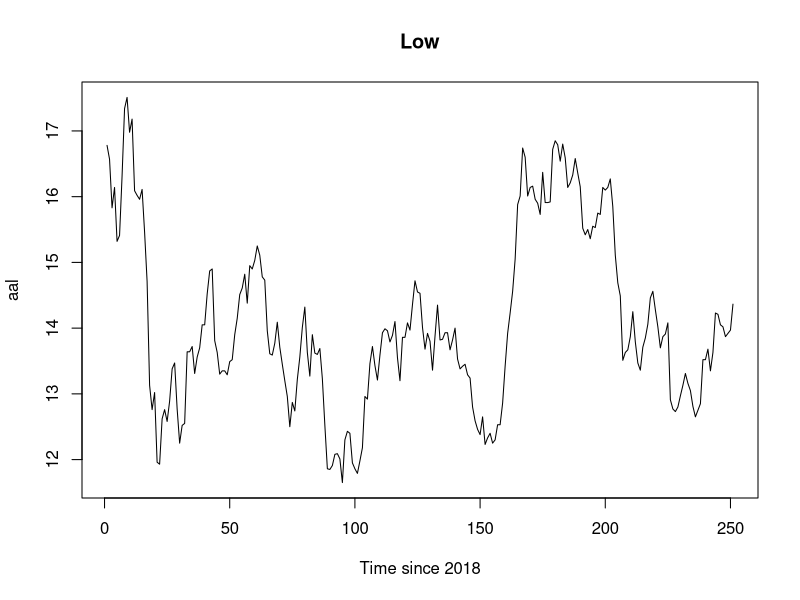
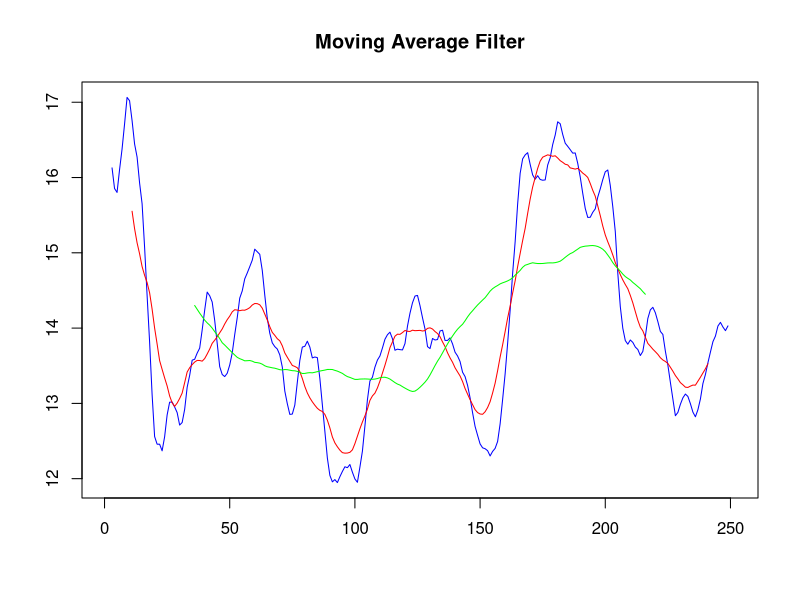
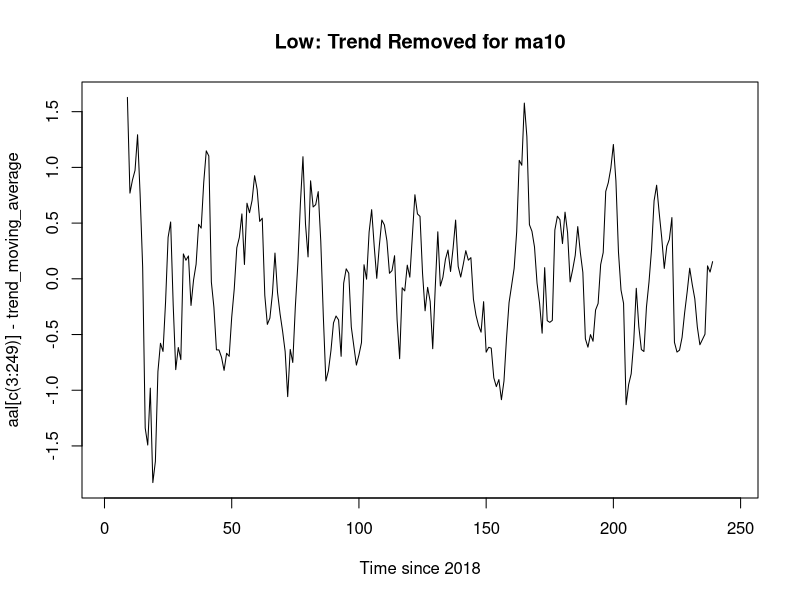
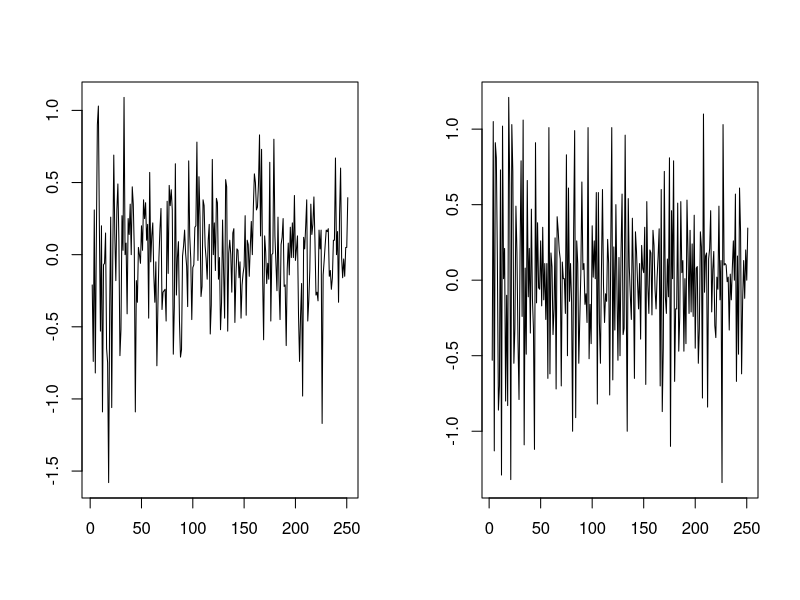
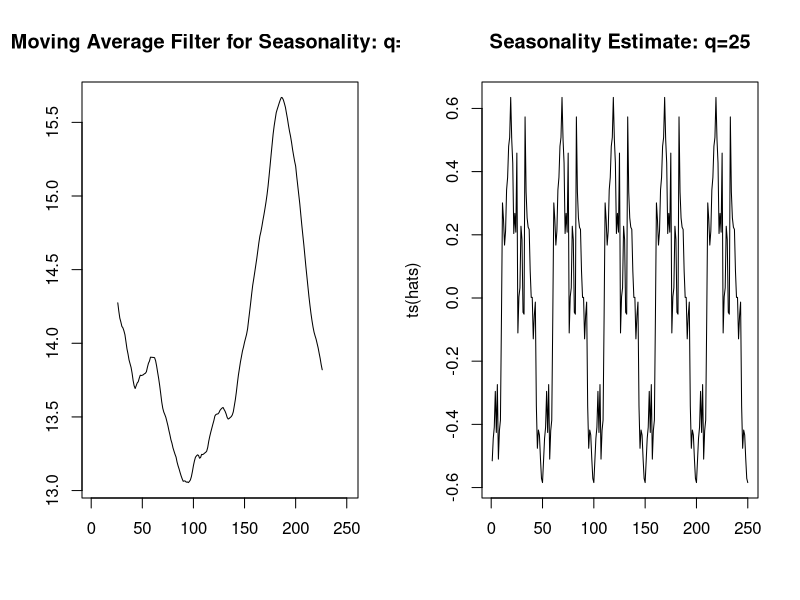
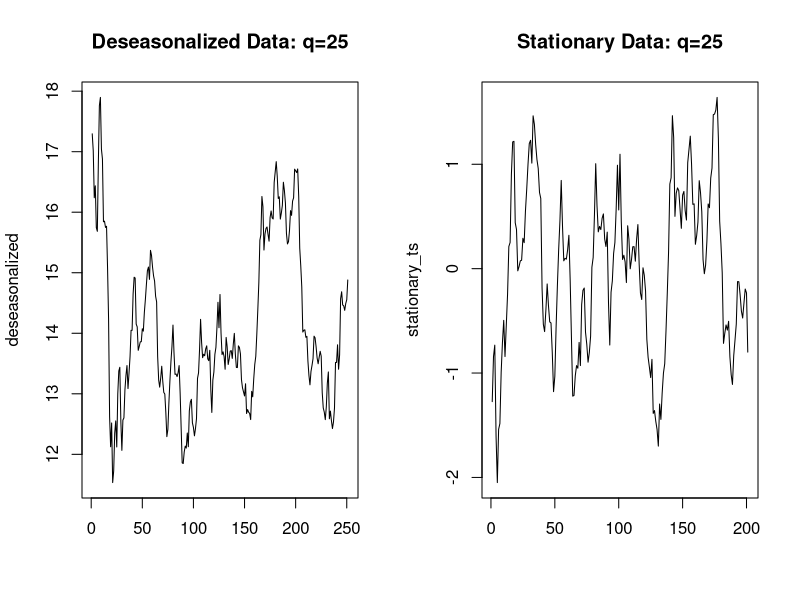
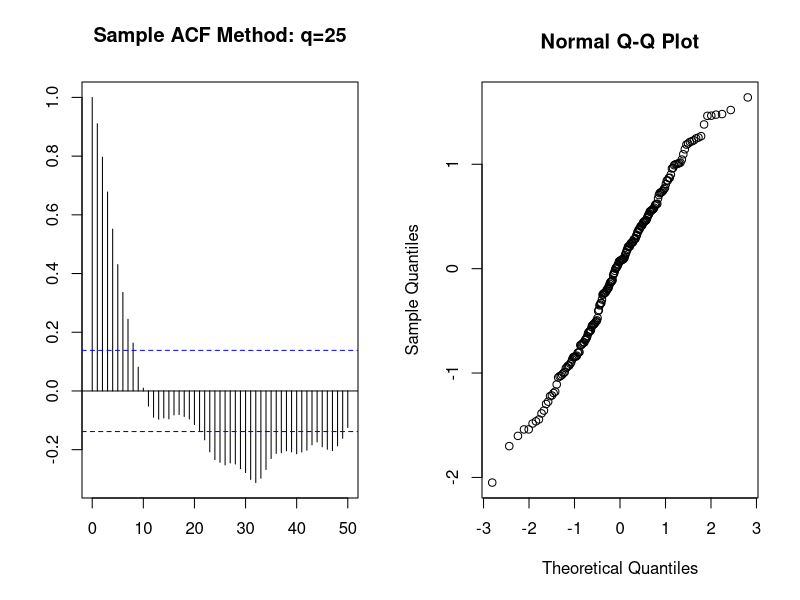
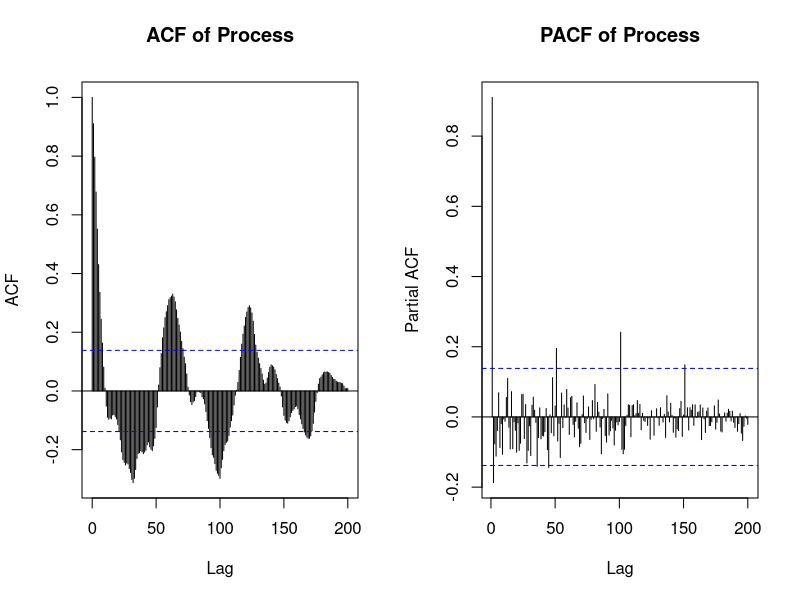

Here is the R script that generated these plots, in order:
setwd('/Users/aravindkotikelapudi/Desktop/School_Work/Spring_2023/STA_137/Project')
setwd('STA-137-Final-Project')
#We are installing and/or loading the necessary graphing packages
install.packages('ggplot2')
library(ggplot2)
library(gridExtra)

aal_table <- read.csv('AAL.csv')
t <- 1:nrow(aal_table)
aal_low <- aal_table$Low
aal <- ts(aal_low)

#Plotting the time series
t <- 1:nrow(aal_table)
plot.ts(aal, xlab="Time since 2018",main='Low' )






#Smooth components: Trend

#Moving average filter
ma2 = filter(aal, sides=2, rep(1,5)/5)
ma10 = filter(aal, sides=2, rep(1,21)/21)
ma35 = filter(aal, sides=2, rep(1,71)/71)
plot(t, ma2, xlab="", ylab="",type="l", col='blue', main='Moving Average Filter')
lines(t,ma10, col='red'); lines(t,ma35, col='green')
#legend(1, 95, legend=c("Filter size: 2", "Filter size: 10", "Filter size: 35"),
       #col=c("blue", "red", "green"), lty=1:2, cex=0.8)

trend_moving_average = ma10[c(3:249)]

plot.ts(aal[c(3:249)]-trend_moving_average, xlab="Time since 2018",main='Low: Trend Removed for ma10' )

#Difference operator method
d1 = diff(aal)
d2 = diff(d1)
par(mfrow=c(1,2))
plot.ts(d1, xlab="", ylab="")
plot.ts(d2, xlab="", ylab="")

mean(d1)
mean(d2)





#Removing Seasonality

#Applying a moving average filter with size q=d/2 (d is roughly 50), N=5
ma25 = filter(aal, sides=2, rep(1,51)/51)
plot(t, ma25, xlab="", ylab="",type="l", main='Moving Average Filter for Seasonality: q=25')

A = matrix(aal_low, ncol=50, byrow="TRUE")
M = matrix(ma25, ncol=50, byrow="TRUE")
mu = array(0,50)
for (k in 1:25) mu[k] = sum(A[2:5,k]-M[2:5,k])/4
for (k in 26:50) mu[k] = sum(A[1:4,k]-M[1:4,k])/4
hats = rep(mu-mean(mu),5)

plot.ts(ts(hats), xlab="",main='Seasonality Estimate: q=25' )

deseasonalized <- aal_low - hats
deseasonalized_ts <- ts(deseasonalized)
plot.ts(deseasonalized, xlab="",main='Deseasonalized Data: q=25' )






#Deseasonalized and detrended
stationary <- deseasonalized- as.numeric(ma25)
stationary <- stationary[26:226]  #Edge values are cut off
stationary_ts <- ts(stationary)
plot.ts(stationary_ts, xlab="",main='Stationary Data: q=25' )
  




  
#Analyzing residuals

#Sample ACF
acf(stationary, lag=50, xlab="", ylab="", main="Sample ACF Method: q=25")

#Portmanteau Test
Box.test(stationary, lag=20, type="Ljung")

#QQ Plot
qq <- qqnorm(stationary)
R2 <- sum((qq$y-mean(qq$y))*qq$x)^2/(sum((qq$y-mean(qq$y))^2)*sum(qq$x^2))
R2






#ARMA Models
mean(stationary_ts) #about zero

acf(stationary_ts, lag=250, main='ACF of Process')
pacf(stationary_ts, lag=400, main='PACF of Process')

#AR(1) process
fit.aal_1 = ar.ols(stationary_ts, aic=F, order.max=1, demean=F, intercept=T)
fit.aal_1
fit.aal_1$asy.se
#coefficients: 0.002463, 0.9151

#AR(2) process
fit.aal_2 = ar.ols(stationary_ts, aic=F, order.max=2, demean=F, intercept=T)
fit.aal_2
fit.aal_2$asy.se
#coefficients: -0.0003499, 1.1503, -0.2502

#Testing out both processes
#AR(1)
ar1.acf = ARMAacf(ar=c(0.9151), ma=0, 50)
ar1.pacf = ARMAacf(ar=c(0.9151), ma=0, 50, pacf=T)
ar1 = arima.sim(list(order=c(1,0,0), ar=0.9151), n=50)
plot.ts(ar1, main='Simulated AR(1) process: q=25' )
plot.ts(ts(ar1.acf), main='Simulated AR(1) acf: q=25' )
plot.ts(ts(ar1.pacf), main='Simulated AR(1) pacf: q=25' )
#AR(2)
ar2.acf = ARMAacf(ar=c(1.1503, -0.2502), ma=0, 50)
ar2.pacf = ARMAacf(ar=c(1.1503, -0.2502), ma=0, 50, pacf=T)
ar2 = arima.sim(list(order=c(2,0,0), ar=c(1.1503, -0.2502)), n=50)
plot.ts(ar2, main='Simulated AR(2) process: q=25' )
plot(ts(ar2.acf), main='Simulated AR(2) acf: q=25' )
plot(ts(ar2.pacf), main='Simulated AR(2) pacf: q=25' )

#PROPERTIES OF ARMA PROCESSES
#ACF is 1 then slowly oscillates around 0.2, PACF is 1 then drops drastically to around 0
#AR(1) or AR(2) process: ACF tails off, and PACF cuts off after lag 1

#Looks like mean is moving
#Linear process: mean of 0 and ACVH is h dependent
#AR(1) process: mean of zero and ACF rh0(h) = psi^h (coefficients)
#Exponential decay of psi coefficients typical of ARMA processes

#AR(p): ACF tails off, PACF cuts off after lag p
#MA(q): ACF cuts off after lag q, PACF tails off
#ARMA(p,q): Both tail off

#Since PACF doesn't actually cut off, PACF isn't exactly AR(1) process


#Seeing if residuals conform to white noise
#AR(1)
ar1 = arima.sim(list(order=c(1,0,0), ar=0.9151), n=201)
final_residuals_ar1 <- stationary_ts - ar1
plot.ts(final_residuals_ar1, main='Final Residuals with AR(1) Process Removed: q=25' )
acf(final_residuals_ar1, lag=250, main='ACF of Final Residuals from AR(1): q=25')
pacf(final_residuals_ar1, lag=250, main='PACF of Final Residuals from AR(1): q=25')
#AR(2)
ar2 = arima.sim(list(order=c(2,0,0), ar=c(1.1503, -0.2502)), n=201)
final_residuals_ar2 <- stationary_ts - ar2
plot.ts(final_residuals_ar2, main='Final Residuals with AR(2) Process Removed: q=25' )
acf(final_residuals_ar2, lag=250, main='ACF of Final Residuals from AR(2): q=25')
pacf(final_residuals_ar2, lag=250, main='PACF of Final Residuals from AR(2): q=25')





#Forecasting using the AR(2) process
